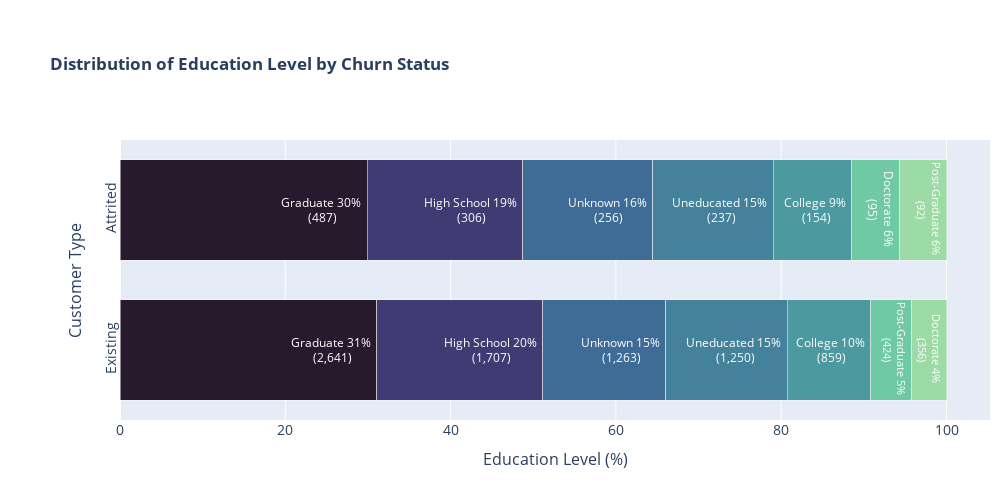

Notebook cell for this chart:
### Markdown cell above
The plots below show various distributions in categorical and discrete numerical features between churned and existing customers.

### Code cell
plot_distr_cat('educ_cat', 'Education Level')

### Figure 1 — Plotly figure (JSON) as saved in the notebook; plotly's stock layout.template omitted (floating-point values rounded to 4 significant figures)
{"data": [{"hovertext": ["2641", "1707", "1263", "1250", "859", "424", "356"], "marker": {"color": ["rgb(39, 26, 44)", "rgb(64, 60, 115)", "rgb(62, 108, 150)", "rgb(68, 130, 155)", "rgb(76, 153, 160)", "rgb(111, 201, 163)", "rgb(156, 219, 165)"], "line": {"color": "rgb(248, 248, 249)", "width": 0.5}}, "name": "Existing", "orientation": "h", "showlegend": false, "text": ["Graduate", "High School", "Unknown", "Uneducated", "College", "Post-Graduate", "Doctorate"], "textfont": {"color": "white", "size": 12}, "textposition": "inside", "texttemplate": "%{text} %{x:.0f}% <br>(%{hovertext:,d})", "type": "bar", "x": [31.07, 20.08, 14.86, 14.71, 10.11, 4.988, 4.188], "y": ["Existing", "Existing", "Existing", "Existing", "Existing", "Existing", "Existing"]}, {"hovertext": ["487", "306", "256", "237", "154", "95", "92"], "marker": {"color": ["rgb(39, 26, 44)", "rgb(64, 60, 115)", "rgb(62, 108, 150)", "rgb(68, 130, 155)", "rgb(76, 153, 160)", "rgb(111, 201, 163)", "rgb(156, 219, 165)"], "line": {"color": "rgb(248, 248, 249)", "width": 0.5}}, "name": "Attrited", "orientation": "h", "showlegend": false, "text": ["Graduate", "High School", "Unknown", "Uneducated", "College", "Doctorate", "Post-Graduate"], "textfont": {"color": "white", "size": 12}, "textposition": "inside", "texttemplate": "%{text} %{x:.0f}% <br>(%{hovertext:,d})", "type": "bar", "x": [29.93, 18.81, 15.73, 14.57, 9.465, 5.839, 5.655], "y": ["Attrited", "Attrited", "Attrited", "Attrited", "Attrited", "Attrited", "Attrited"]}], "layout": {"bargap": 0.2, "bargroupgap": 0.1, "barmode": "stack", "height": 500, "margin": {"b": 80, "l": 120, "r": 10, "t": 140}, "title": {"text": "<b>Distribution of Education Level by Churn Status<b>"}, "width": 1000, "xaxis": {"tickangle": 0, "tickfont": {"size": 14}, "tickmode": "array", "ticktext": ["0%", "10%", "20%", "30%", "40%", "50%", "60%", "70%", "80%", "90%", "100%"], "title": {"font": {"size": 16}, "text": "Education Level (%)"}}, "yaxis": {"tickangle": -90, "tickfont": {"size": 14}, "title": {"font": {"size": 16}, "text": "Customer Type"}}}}
